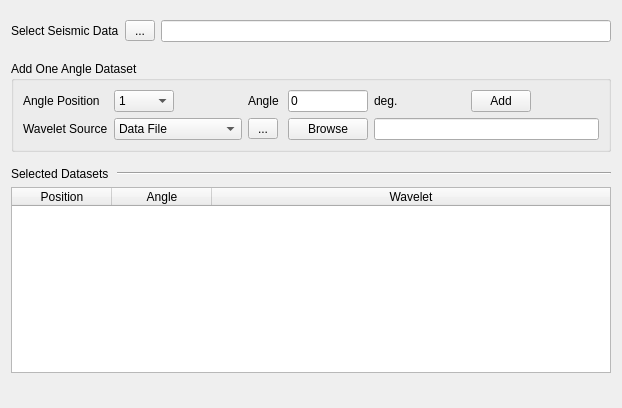
<?xml version="1.0" encoding="UTF-8"?>
<ui version="4.0">
 <class>Page3TermAvoInversionOne</class>
 <widget class="QWidget" name="Page3TermAvoInversionOne">
  <property name="geometry">
   <rect>
    <x>0</x>
    <y>0</y>
    <width>622</width>
    <height>408</height>
   </rect>
  </property>
  <property name="windowTitle">
   <string>Form</string>
  </property>
  <layout class="QGridLayout" name="gridLayout_2">
   <item row="0" column="0">
    <layout class="QHBoxLayout" name="horizontalLayout">
     <property name="topMargin">
      <number>9</number>
     </property>
     <property name="bottomMargin">
      <number>13</number>
     </property>
     <item>
      <widget class="QLabel" name="label">
       <property name="text">
        <string>Select Seismic Data</string>
       </property>
      </widget>
     </item>
     <item>
      <widget class="QToolButton" name="m_pBtnSelectDV">
       <property name="minimumSize">
        <size>
         <width>30</width>
         <height>0</height>
        </size>
       </property>
       <property name="maximumSize">
        <size>
         <width>16777215</width>
         <height>16777215</height>
        </size>
       </property>
       <property name="text">
        <string>...</string>
       </property>
       <property name="icon">
        <iconset resource="../xconsole/x.qrc">
         <normaloff>:/Icon/18804.png</normaloff>:/Icon/18804.png</iconset>
       </property>
      </widget>
     </item>
     <item>
      <widget class="QLineEdit" name="m_pLineEdtDV">
       <property name="readOnly">
        <bool>true</bool>
       </property>
      </widget>
     </item>
    </layout>
   </item>
   <item row="1" column="0">
    <widget class="QGroupBox" name="groupBox">
     <property name="title">
      <string>Add One Angle Dataset</string>
     </property>
     <layout class="QGridLayout" name="gridLayout">
      <property name="topMargin">
       <number>9</number>
      </property>
      <property name="bottomMargin">
       <number>9</number>
      </property>
      <item row="0" column="1">
       <widget class="QComboBox" name="m_pCmbPosition">
        <property name="minimumSize">
         <size>
          <width>60</width>
          <height>0</height>
         </size>
        </property>
        <item>
         <property name="text">
          <string>1</string>
         </property>
        </item>
        <item>
         <property name="text">
          <string>2</string>
         </property>
        </item>
        <item>
         <property name="text">
          <string>3</string>
         </property>
        </item>
       </widget>
      </item>
      <item row="0" column="2">
       <spacer name="horizontalSpacer_3">
        <property name="orientation">
         <enum>Qt::Horizontal</enum>
        </property>
        <property name="sizeHint" stdset="0">
         <size>
          <width>61</width>
          <height>20</height>
         </size>
        </property>
       </spacer>
      </item>
      <item row="0" column="3">
       <widget class="QLabel" name="label_3">
        <property name="text">
         <string>Angle </string>
        </property>
       </widget>
      </item>
      <item row="0" column="0">
       <widget class="QLabel" name="label_2">
        <property name="text">
         <string>Angle Position</string>
        </property>
       </widget>
      </item>
      <item row="0" column="8">
       <spacer name="horizontalSpacer_2">
        <property name="orientation">
         <enum>Qt::Horizontal</enum>
        </property>
        <property name="sizeHint" stdset="0">
         <size>
          <width>61</width>
          <height>20</height>
         </size>
        </property>
       </spacer>
      </item>
      <item row="0" column="4">
       <widget class="QLineEdit" name="m_pLineEdtAngle">
        <property name="maximumSize">
         <size>
          <width>80</width>
          <height>16777215</height>
         </size>
        </property>
        <property name="text">
         <string>0</string>
        </property>
       </widget>
      </item>
      <item row="1" column="5" colspan="4">
       <widget class="QLineEdit" name="m_pLineEdtWavelet">
        <property name="readOnly">
         <bool>true</bool>
        </property>
       </widget>
      </item>
      <item row="1" column="3">
       <widget class="QToolButton" name="m_pBtnSelectWavelet">
        <property name="enabled">
         <bool>true</bool>
        </property>
        <property name="maximumSize">
         <size>
          <width>30</width>
          <height>16777215</height>
         </size>
        </property>
        <property name="text">
         <string>...</string>
        </property>
        <property name="icon">
         <iconset resource="../xconsole/x.qrc">
          <normaloff>:/Icon/18804.png</normaloff>:/Icon/18804.png</iconset>
        </property>
       </widget>
      </item>
      <item row="1" column="1" colspan="2">
       <widget class="QComboBox" name="m_pCombDataSource">
        <item>
         <property name="text">
          <string>Data File</string>
         </property>
        </item>
        <item>
         <property name="text">
          <string>From Project</string>
         </property>
        </item>
       </widget>
      </item>
      <item row="0" column="5">
       <widget class="QLabel" name="label_4">
        <property name="text">
         <string>deg.</string>
        </property>
       </widget>
      </item>
      <item row="0" column="6">
       <spacer name="horizontalSpacer">
        <property name="orientation">
         <enum>Qt::Horizontal</enum>
        </property>
        <property name="sizeHint" stdset="0">
         <size>
          <width>61</width>
          <height>20</height>
         </size>
        </property>
       </spacer>
      </item>
      <item row="0" column="7">
       <widget class="QPushButton" name="m_pBtnAdd">
        <property name="maximumSize">
         <size>
          <width>60</width>
          <height>16777215</height>
         </size>
        </property>
        <property name="text">
         <string>Add</string>
        </property>
        <property name="icon">
         <iconset resource="../xconsole/x.qrc">
          <normaloff>:/Icon/Add.png</normaloff>:/Icon/Add.png</iconset>
        </property>
       </widget>
      </item>
      <item row="1" column="0">
       <widget class="QLabel" name="label_5">
        <property name="text">
         <string>Wavelet Source</string>
        </property>
       </widget>
      </item>
      <item row="1" column="4">
       <widget class="QPushButton" name="m_pBtnBrowse">
        <property name="text">
         <string>Browse</string>
        </property>
       </widget>
      </item>
     </layout>
    </widget>
   </item>
   <item row="2" column="0">
    <layout class="QHBoxLayout" name="horizontalLayout_2">
     <property name="topMargin">
      <number>9</number>
     </property>
     <item>
      <widget class="QLabel" name="label_6">
       <property name="maximumSize">
        <size>
         <width>100</width>
         <height>16777215</height>
        </size>
       </property>
       <property name="text">
        <string>Selected Datasets</string>
       </property>
      </widget>
     </item>
     <item>
      <widget class="Line" name="line">
       <property name="orientation">
        <enum>Qt::Horizontal</enum>
       </property>
      </widget>
     </item>
    </layout>
   </item>
   <item row="4" column="0">
    <spacer name="verticalSpacer">
     <property name="orientation">
      <enum>Qt::Vertical</enum>
     </property>
     <property name="sizeHint" stdset="0">
      <size>
       <width>20</width>
       <height>29</height>
      </size>
     </property>
    </spacer>
   </item>
   <item row="3" column="0">
    <widget class="QTableWidget" name="m_pTable">
     <property name="minimumSize">
      <size>
       <width>0</width>
       <height>100</height>
      </size>
     </property>
     <property name="maximumSize">
      <size>
       <width>16777215</width>
       <height>16777215</height>
      </size>
     </property>
     <attribute name="horizontalHeaderStretchLastSection">
      <bool>true</bool>
     </attribute>
     <column>
      <property name="text">
       <string>Position</string>
      </property>
     </column>
     <column>
      <property name="text">
       <string>Angle</string>
      </property>
     </column>
     <column>
      <property name="text">
       <string>Wavelet</string>
      </property>
     </column>
    </widget>
   </item>
  </layout>
 </widget>
 <resources>
  <include location="../xconsole/x.qrc"/>
 </resources>
 <connections/>
</ui>
